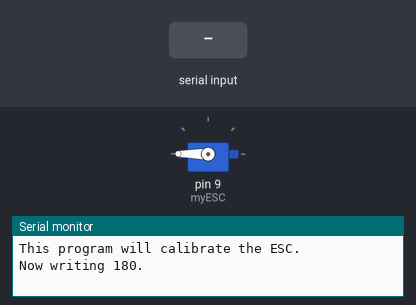
The sketch below on a simulated Arduino Uno, built with avr-gcc and run on an emulated ATmega328P. Parts: servo, the last lines printed to the serial monitor. The test bench sets the inputs (shaded band).

Above: at 2.2 s.
2.3 s: "90,45\n" received over Serial
At 3.0 s:
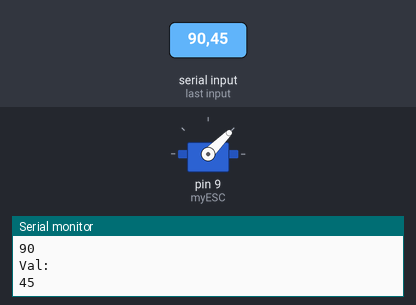
At 3.8 s:
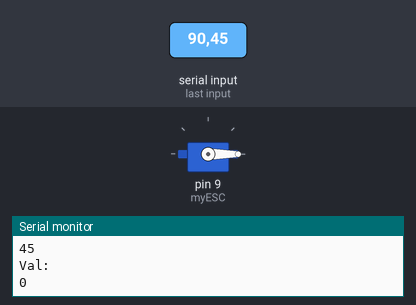
4.8 s: "30,150\n" received over Serial
At 5.6 s:
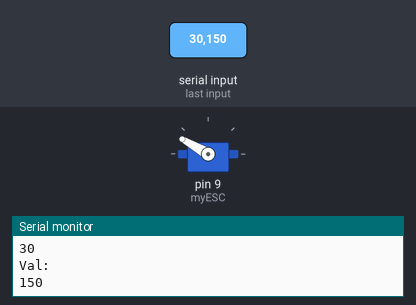
Timing chart, 0 to 7.8 s (numbered marks = the images above; inputs shaded):
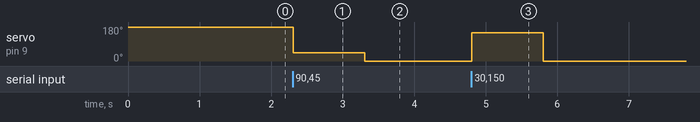

The sketch:

calibrateESC.ino
```cpp
#include <Servo.h>

Servo myESC;
int val;

void setup()
{
  Serial.begin(9600);
  delay(1000);
  Serial.println("This program will calibrate the ESC.");

  myESC.attach(9);

  Serial.println("Now writing 180.");
  val = 180;
}

void loop()
{
  myESC.write(val);
  if (Serial.available())
  {
      val = Serial.parseInt();
      Serial.println("Val: ");
      Serial.println(val);
//      delay(1);
  }
}
```

Measured:
- after the input at 2.3 s, servo on pin 9 (myESC): 180° → 45° at once, → 0° 1.0 s later
- after the input at 4.8 s, servo on pin 9 (myESC): 0° → 150° at once, → 0° 1.0 s later
